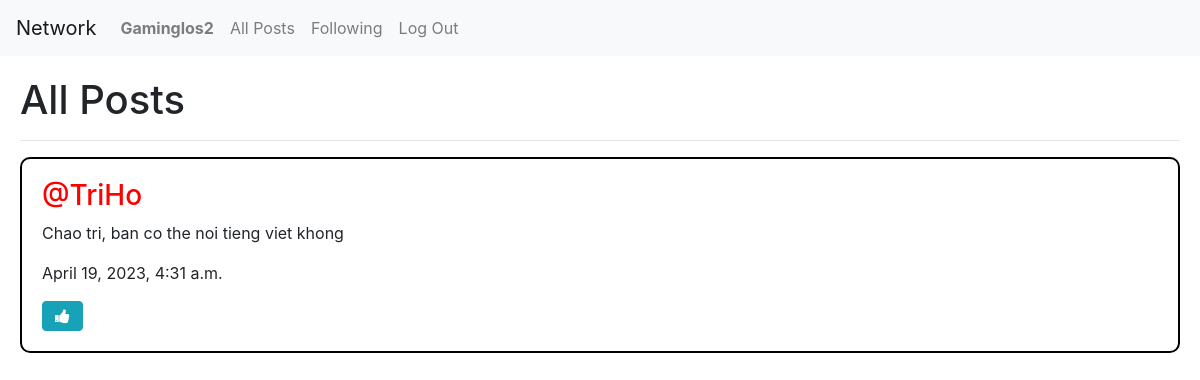
The page /following (signed in) on the database its author committed.
### network/models.py (models this page shows, shortened)
class User(AbstractUser):
    pass

class Post(models.Model):
    content = models.CharField(max_length=1000)
    author = models.ForeignKey(User, on_delete=models.CASCADE, null=True, blank = True, related_name='user_posts')
    created_at = models.DateTimeField(auto_now_add=True)

### network/views.py (the view)
# urls.py: path("following", views.following, name="following"),
def following(request):
    currentUser = User.objects.get(pk=request.user.id)
    followingPeople = Follow.objects.filter(user=currentUser)
    allposts = Post.objects.all().order_by('id').reverse()
    followingPosts = []
    for post in allposts:
        for person in followingPeople:
            if person.user_follower == post.author:
                followingPosts.append(post)
    paginator = Paginator(followingPosts, 10)
    page_number = request.GET.get('page')
    posts_of_the_page = paginator.get_page(page_number)
    allLikes = Like.objects.all()
    whoYouLike = []
    try:
        for like in allLikes:
            if like.user.id == request.user.id:
                whoYouLike.append(like.post.id)
    except:
        whoYouLike = []
    return render(request, "network/following.html",{
        "posts_of_the_page": posts_of_the_page,
        "whoYouLike": whoYouLike,
    })

### network/templates/network/following.html (shortened to what this page needs)
{% extends "network/layout.html" %}
{% block body %}
    <div id="container">
        <div id="first-section">
            <h1>All Posts</h1>
        </div>
        <hr>
        {% for post in posts_of_the_page %}
            <div id="post">
                <div id="post-content">
                    <h3><a style="color: red;" href="{% url 'profile' user_id=post.author.id %}">@{{ post.author }}</a></h3>
                    <p class="content" id="content_{{ post.id }}">{{ post.content }}</p>
                    <p>{{ post.created_at}}</p>
                    {% if user.is_authenticated %}
                        {% if user != post.author %}
                            {% if post.id in whoYouLiked %}
                            <button class="btn btn-info fa fa-thumbs-down" onclick="LikeHandler({{ post.id }}, {{ whoYouLiked }})"  id="{{ post.id }}"></button>
                            {% else %}
                            <button class="btn btn-info fa fa-thumbs-up" onclick="LikeHandler({{ post.id }}, {{ whoYouLiked}})" id="{{ post.id }}"></button>
                            {% endif %}
                        {% endif%}
                    {% endif %}
                </div>
            </div>
        {% endfor %}
    </div>
{% endblock %}

### network/templates/network/layout.html (shortened to what this page needs)
{% load static %}
<!DOCTYPE html>
<html lang="en">
    <head>
        <link rel="stylesheet" href="https://stackpath.bootstrapcdn.com/bootstrap/4.4.1/css/bootstrap.min.css">
        <link href="{% static 'css/styles.css' %}" rel="stylesheet">
        <link rel="stylesheet" href="https://stackpath.bootstrapcdn.com/bootstrap/4.3.1/css/bootstrap.min.css">
        <link rel="stylesheet" href="https://cdnjs.cloudflare.com/ajax/libs/font-awesome/4.7.0/css/font-awesome.min.css">
    </head>
    <body>
        <div id="main-container">
            <div id="top-section">
                <nav class="navbar navbar-expand-lg navbar-light bg-light">
                    <a class="navbar-brand" href="#">Network</a>
                    <div>
                    <ul class="navbar-nav mr-auto">
                        {% if user.is_authenticated %}
                            <li class="nav-item">
                                <a class="nav-link" href="{% url 'profile' user_id=user.id %}"><strong>{{ user.username }}</strong></a>
                            </li>
                        {% endif %}
                        <li class="nav-item">
                        <a class="nav-link" href="{% url 'index' %}">All Posts</a>
                        </li>
                        {% if user.is_authenticated %}
                            <li class="nav-item">
                                <a class="nav-link" href="{% url 'following' %}">Following</a>
                            </li>
                            <li class="nav-item">
                                <a class="nav-link" href="{% url 'logout' %}">Log Out</a>
                            </li>
                        {% endif %}
                    </ul>
                    </div>
                </nav>
            </div>
             <div class="body-expand">
                 {% block body %}
                 {% endblock %}
             </div>
        </div>
    </body>
</html>

### network/templates/network/following.html (style rules this page uses)
#container { margin: 20px; height: auto; }
#post { border: 2px solid black; border-radius: 10px; margin-bottom: 2%; }
#post-content { margin: 20px; }

### network/templates/network/layout.html (style rules this page uses)
html,body { margin: 0px; height: 100%; }
#main-container { position:absolute; top:0px; right:0px; bottom:0px; left:0px; }
#top-section { background-color: #cc0000; width: 100%; height: auto; }
.body-expand { width: 100%; height: auto; }

### rows shown on the page
User: username "Gaminglos2"
Post: author "TriHo", content "Chao tri, ban co the noi tieng viet khong", created_at "April 19, 2023, 4:31 a.m."
